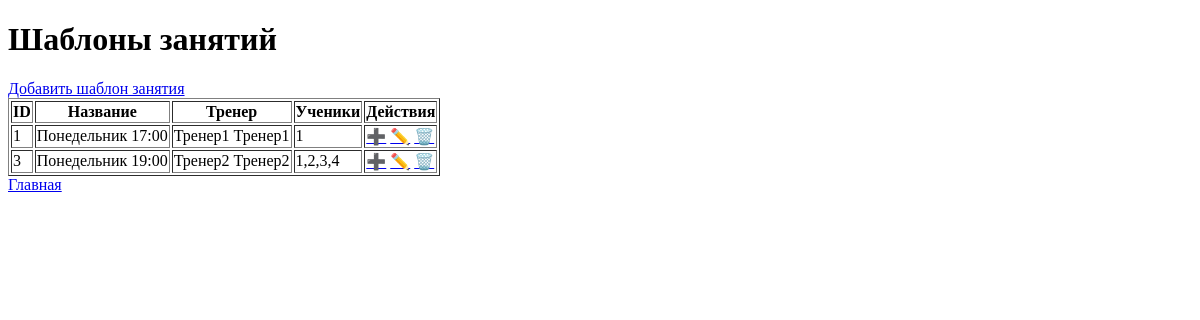
/lesson_templates, run on an earlier commit of the app's database.
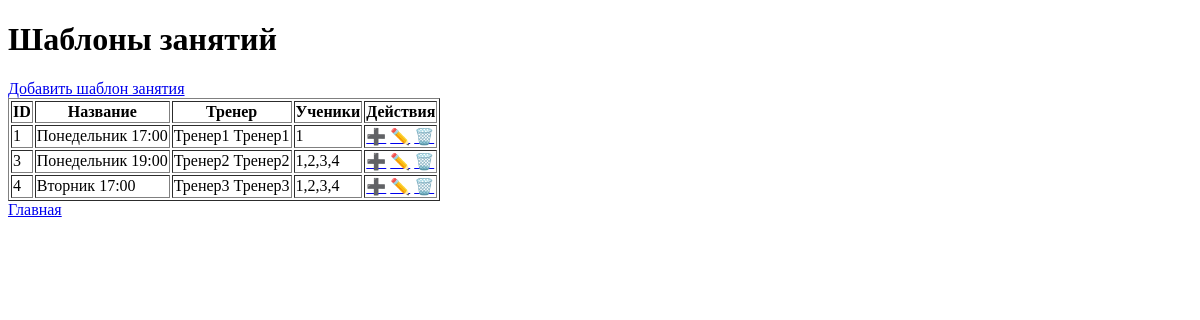
And on a later commit of the database.
### tables this page shows
CREATE TABLE lesson_templates
                   (
                       id INTEGER PRIMARY KEY AUTOINCREMENT,
                       template_name TEXT NOT NULL,
                       coach_id INTEGER NOT NULL,
                       student_ids TEXT
                   );

CREATE TABLE coaches
                   (
                       id INTEGER PRIMARY KEY AUTOINCREMENT,
                       first_name TEXT NOT NULL,
                       last_name TEXT NOT NULL,
                       middle_name TEXT,
                       contacts TEXT,
                       birthday TEXT,
                       lessons_count INTEGER,
                       lessons_paid INTEGER,
                       student_payment INTEGER,
                       additional_info TEXT,
                       creation_date TEXT
                   );

### app.py (the view)
@app.route("/lesson_templates")
def lesson_templates():
    lesson_templates = db.get_all_lesson_templates()
    students = db.get_all_students()
    coaches = db.get_all_coaches()
    return render_template(
        "lesson_templates.html",
        lesson_templates=lesson_templates,
        students=students,
        coaches=coaches
    )

### database.py (called while the page is built)
def get_connection():
    conn = sqlite3.connect(DB_NAME)
    conn.row_factory = sqlite3.Row
    return conn

def get_all_students():
    conn = get_connection()
    students = conn.execute("SELECT * FROM students").fetchall()
    conn.close()
    return students

def get_all_coaches():
    conn = get_connection()
    coaches = conn.execute("SELECT * FROM coaches").fetchall()
    conn.close()
    return coaches

def get_all_lesson_templates():
    conn = get_connection()
    lesson_templates = conn.execute("SELECT * FROM lesson_templates").fetchall()
    conn.close()
    return lesson_templates

### templates/lesson_templates.html (shortened to what this page needs)
<!DOCTYPE html>
<html lang="ru">
<head>
</head>
<body>
<h1>Шаблоны занятий</h1>
<a href="{{ url_for('add_lesson_template') }}">Добавить шаблон занятия</a>
<table border="1">
<tr>
  <th>ID</th>
  <th>Название</th>
  <th>Тренер</th>
  <th>Ученики</th>
  <th>Действия</th>
</tr>
{% for l in lesson_templates %}
<tr>
  <td>{{ l.id }}</td>
  <td>{{ l.template_name }}</td>
  <td>
    {% for c in coaches %}
      {% if c.id == l.coach_id %}
        {{ c.first_name }} {{ c.last_name }}
      {% endif %}
    {% endfor %}
  </td>
  <td>{{ l.student_ids }}</td>
  <td>
    <a href="{{ url_for('lesson_done', lesson_id=l.id) }}" title="Добавить в занятия">➕</a>
    <a href="{{ url_for('edit_lesson_template', lesson_template_id=l.id) }}" title="Редактировать">✏️</a>
    <a href="{{ url_for('delete_lesson_template', lesson_template_id=l.id) }}" title="Удалить">🗑️</a>
  </td>
</tr>
{% endfor %}
</table>
<a href="{{ url_for('index') }}">Главная</a>
</body>
</html>

What changed in the data, as far as the page shows it:
added lesson_templates: id "4", template_name "Вторник 17:00", student_ids "1,2,3,4"
now on this page (row unchanged): coaches: first_name "Тренер3", last_name "Тренер3", shown under "4"
